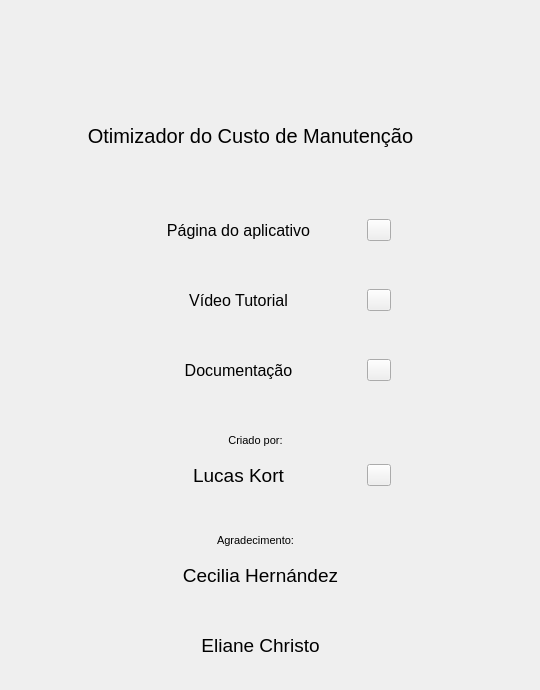
       <widget class="QWidget" name="tab">
        <attribute name="title">
         <string>Sobre</string>
        </attribute>
        <widget class="QLabel" name="label_18">
         <property name="geometry">
          <rect>
           <x>180</x>
           <y>30</y>
           <width>151</width>
           <height>61</height>
          </rect>
         </property>
         <property name="styleSheet">
          <string notr="true">border-image: url(:/icons/icons/ocm_icon_wth.png);</string>
         </property>
         <property name="text">
          <string/>
         </property>
        </widget>
        <widget class="QLabel" name="label_19">
         <property name="geometry">
          <rect>
           <x>-5</x>
           <y>90</y>
           <width>511</width>
           <height>91</height>
          </rect>
         </property>
         <property name="font">
          <font>
           <pointsize>15</pointsize>
          </font>
         </property>
         <property name="text">
          <string>Otimizador do Custo de Manutenção</string>
         </property>
         <property name="alignment">
          <set>Qt::AlignCenter</set>
         </property>
        </widget>
        <widget class="QLabel" name="label_20">
         <property name="geometry">
          <rect>
           <x>0</x>
           <y>420</y>
           <width>511</width>
           <height>41</height>
          </rect>
         </property>
         <property name="font">
          <font>
           <pointsize>8</pointsize>
          </font>
         </property>
         <property name="text">
          <string>Criado por:</string>
         </property>
         <property name="alignment">
          <set>Qt::AlignCenter</set>
         </property>
        </widget>
        <widget class="QWidget" name="layoutWidget">
         <property name="geometry">
          <rect>
           <x>-10</x>
           <y>210</y>
           <width>521</width>
           <height>41</height>
          </rect>
         </property>
         <layout class="QHBoxLayout" name="horizontalLayout_13">
          <property name="spacing">
           <number>0</number>
          </property>
          <item>
           <spacer name="horizontalSpacer_4">
            <property name="orientation">
             <enum>Qt::Horizontal</enum>
            </property>
            <property name="sizeType">
             <enum>QSizePolicy::Fixed</enum>
            </property>
            <property name="sizeHint" stdset="0">
             <size>
              <width>120</width>
              <height>20</height>
             </size>
            </property>
           </spacer>
          </item>
          <item>
           <widget class="QLabel" name="label_29">
            <property name="sizePolicy">
             <sizepolicy hsizetype="Minimum" vsizetype="Fixed">
              <horstretch>40</horstretch>
              <verstretch>0</verstretch>
             </sizepolicy>
            </property>
            <property name="minimumSize">
             <size>
              <width>0</width>
              <height>0</height>
             </size>
            </property>
            <property name="text">
             <string>&lt;html&gt;&lt;head/&gt;&lt;body&gt;&lt;p&gt;&lt;span style=&quot; font-size:12pt;&quot;&gt;Página do aplicativo&lt;/span&gt;&lt;/p&gt;&lt;/body&gt;&lt;/html&gt;</string>
            </property>
            <property name="alignment">
             <set>Qt::AlignCenter</set>
            </property>
           </widget>
          </item>
          <item>
           <widget class="QPushButton" name="link_to_github">
            <property name="sizePolicy">
             <sizepolicy hsizetype="Minimum" vsizetype="Fixed">
              <horstretch>3</horstretch>
              <verstretch>8</verstretch>
             </sizepolicy>
            </property>
            <property name="maximumSize">
             <size>
              <width>24</width>
              <height>16777215</height>
             </size>
            </property>
            <property name="styleSheet">
             <string notr="true">border-image: url(:/icons/icons/link_to_page.png);</string>
            </property>
            <property name="text">
             <string/>
            </property>
           </widget>
          </item>
          <item>
           <spacer name="horizontalSpacer_6">
            <property name="orientation">
             <enum>Qt::Horizontal</enum>
            </property>
            <property name="sizeType">
             <enum>QSizePolicy::Fixed</enum>
            </property>
            <property name="sizeHint" stdset="0">
             <size>
              <width>120</width>
              <height>20</height>
             </size>
            </property>
           </spacer>
          </item>
         </layout>
        </widget>
        <widget class="QWidget" name="layoutWidget_2">
         <property name="geometry">
          <rect>
           <x>-10</x>
           <y>280</y>
           <width>521</width>
           <height>41</height>
          </rect>
         </property>
         <layout class="QHBoxLayout" name="horizontalLayout_14">
          <property name="spacing">
           <number>0</number>
          </property>
          <item>
           <spacer name="horizontalSpacer_19">
            <property name="orientation">
             <enum>Qt::Horizontal</enum>
            </property>
            <property name="sizeType">
             <enum>QSizePolicy::Fixed</enum>
            </property>
            <property name="sizeHint" stdset="0">
             <size>
              <width>120</width>
              <height>20</height>
             </size>
            </property>
           </spacer>
          </item>
          <item>
           <widget class="QLabel" name="label_30">
            <property name="sizePolicy">
             <sizepolicy hsizetype="Minimum" vsizetype="Fixed">
              <horstretch>40</horstretch>
              <verstretch>0</verstretch>
             </sizepolicy>
            </property>
            <property name="minimumSize">
             <size>
              <width>0</width>
              <height>0</height>
             </size>
            </property>
            <property name="text">
             <string>&lt;html&gt;&lt;head/&gt;&lt;body&gt;&lt;p&gt;&lt;span style=&quot; font-size:12pt;&quot;&gt;Vídeo Tutorial&lt;/span&gt;&lt;/p&gt;&lt;/body&gt;&lt;/html&gt;</string>
            </property>
            <property name="alignment">
             <set>Qt::AlignCenter</set>
            </property>
           </widget>
          </item>
          <item>
           <widget class="QPushButton" name="link_to_ajuda_yt">
            <property name="sizePolicy">
             <sizepolicy hsizetype="Minimum" vsizetype="Fixed">
              <horstretch>3</horstretch>
              <verstretch>8</verstretch>
             </sizepolicy>
            </property>
            <property name="maximumSize">
             <size>
              <width>24</width>
              <height>16777215</height>
             </size>
            </property>
            <property name="styleSheet">
             <string notr="true">border-image: url(:/icons/icons/link_to_page.png);</string>
            </property>
            <property name="text">
             <string/>
            </property>
           </widget>
          </item>
          <item>
           <spacer name="horizontalSpacer_20">
            <property name="orientation">
             <enum>Qt::Horizontal</enum>
            </property>
            <property name="sizeType">
             <enum>QSizePolicy::Fixed</enum>
            </property>
            <property name="sizeHint" stdset="0">
             <size>
              <width>120</width>
              <height>20</height>
             </size>
            </property>
           </spacer>
          </item>
         </layout>
        </widget>
        <widget class="QWidget" name="layoutWidget_3">
         <property name="geometry">
          <rect>
           <x>-10</x>
           <y>350</y>
           <width>521</width>
           <height>41</height>
          </rect>
         </property>
         <layout class="QHBoxLayout" name="horizontalLayout_15">
          <property name="spacing">
           <number>0</number>
          </property>
          <item>
           <spacer name="horizontalSpacer_21">
            <property name="orientation">
             <enum>Qt::Horizontal</enum>
            </property>
            <property name="sizeType">
             <enum>QSizePolicy::Fixed</enum>
            </property>
            <property name="sizeHint" stdset="0">
             <size>
              <width>120</width>
              <height>20</height>
             </size>
            </property>
           </spacer>
          </item>
          <item>
           <widget class="QLabel" name="label_31">
            <property name="sizePolicy">
             <sizepolicy hsizetype="Minimum" vsizetype="Fixed">
              <horstretch>40</horstretch>
              <verstretch>0</verstretch>
             </sizepolicy>
            </property>
            <property name="minimumSize">
             <size>
              <width>0</width>
              <height>0</height>
             </size>
            </property>
            <property name="text">
             <string>&lt;html&gt;&lt;head/&gt;&lt;body&gt;&lt;p&gt;&lt;span style=&quot; font-size:12pt;&quot;&gt;Documentação&lt;/span&gt;&lt;/p&gt;&lt;/body&gt;&lt;/html&gt;</string>
            </property>
            <property name="alignment">
             <set>Qt::AlignCenter</set>
            </property>
           </widget>
          </item>
          <item>
           <widget class="QPushButton" name="link_to_doc">
            <property name="sizePolicy">
             <sizepolicy hsizetype="Minimum" vsizetype="Fixed">
              <horstretch>3</horstretch>
              <verstretch>8</verstretch>
             </sizepolicy>
            </property>
            <property name="maximumSize">
             <size>
              <width>24</width>
              <height>16777215</height>
             </size>
            </property>
            <property name="styleSheet">
             <string notr="true">border-image: url(:/icons/icons/link_to_page.png);</string>
            </property>
            <property name="text">
             <string/>
            </property>
           </widget>
          </item>
          <item>
           <spacer name="horizontalSpacer_22">
            <property name="orientation">
             <enum>Qt::Horizontal</enum>
            </property>
            <property name="sizeType">
             <enum>QSizePolicy::Fixed</enum>
            </property>
            <property name="sizeHint" stdset="0">
             <size>
              <width>120</width>
              <height>20</height>
             </size>
            </property>
           </spacer>
          </item>
         </layout>
        </widget>
        <widget class="QWidget" name="layoutWidget_4">
         <property name="geometry">
          <rect>
           <x>-10</x>
           <y>440</y>
           <width>531</width>
           <height>71</height>
          </rect>
         </property>
         <layout class="QHBoxLayout" name="horizontalLayout_16">
          <property name="spacing">
           <number>0</number>
          </property>
          <item>
           <spacer name="horizontalSpacer_23">
            <property name="orientation">
             <enum>Qt::Horizontal</enum>
            </property>
            <property name="sizeType">
             <enum>QSizePolicy::Fixed</enum>
            </property>
            <property name="sizeHint" stdset="0">
             <size>
              <width>120</width>
              <height>20</height>
             </size>
            </property>
           </spacer>
          </item>
          <item>
           <widget class="QLabel" name="label_32">
            <property name="sizePolicy">
             <sizepolicy hsizetype="Minimum" vsizetype="Fixed">
              <horstretch>40</horstretch>
              <verstretch>0</verstretch>
             </sizepolicy>
            </property>
            <property name="minimumSize">
             <size>
              <width>0</width>
              <height>0</height>
             </size>
            </property>
            <property name="maximumSize">
             <size>
              <width>239</width>
              <height>16777215</height>
             </size>
            </property>
            <property name="text">
             <string>&lt;html&gt;&lt;head/&gt;&lt;body&gt;&lt;p&gt;&lt;span style=&quot; font-size:14pt;&quot;&gt;Lucas Kort&lt;/span&gt;&lt;/p&gt;&lt;/body&gt;&lt;/html&gt;</string>
            </property>
            <property name="alignment">
             <set>Qt::AlignCenter</set>
            </property>
           </widget>
          </item>
          <item>
           <widget class="QPushButton" name="link_kort">
            <property name="sizePolicy">
             <sizepolicy hsizetype="Minimum" vsizetype="Fixed">
              <horstretch>3</horstretch>
              <verstretch>8</verstretch>
             </sizepolicy>
            </property>
            <property name="maximumSize">
             <size>
              <width>24</width>
              <height>16777215</height>
             </size>
            </property>
            <property name="styleSheet">
             <string notr="true">border-image: url(:/icons/icons/link_to_page.png);</string>
            </property>
            <property name="text">
             <string/>
            </property>
           </widget>
          </item>
          <item>
           <spacer name="horizontalSpacer_24">
            <property name="orientation">
             <enum>Qt::Horizontal</enum>
            </property>
            <property name="sizeType">
             <enum>QSizePolicy::Fixed</enum>
            </property>
            <property name="sizeHint" stdset="0">
             <size>
              <width>120</width>
              <height>20</height>
             </size>
            </property>
           </spacer>
          </item>
         </layout>
        </widget>
        <widget class="QWidget" name="layoutWidget_5">
         <property name="geometry">
          <rect>
           <x>0</x>
           <y>540</y>
           <width>521</width>
           <height>71</height>
          </rect>
         </property>
         <layout class="QHBoxLayout" name="horizontalLayout_17">
          <property name="spacing">
           <number>0</number>
          </property>
          <item>
           <spacer name="horizontalSpacer_25">
            <property name="orientation">
             <enum>Qt::Horizontal</enum>
            </property>
            <property name="sizeType">
             <enum>QSizePolicy::Fixed</enum>
            </property>
            <property name="sizeHint" stdset="0">
             <size>
              <width>120</width>
              <height>20</height>
             </size>
            </property>
           </spacer>
          </item>
          <item>
           <widget class="QLabel" name="label_33">
            <property name="sizePolicy">
             <sizepolicy hsizetype="Minimum" vsizetype="Fixed">
              <horstretch>40</horstretch>
              <verstretch>0</verstretch>
             </sizepolicy>
            </property>
            <property name="minimumSize">
             <size>
              <width>0</width>
              <height>0</height>
             </size>
            </property>
            <property name="maximumSize">
             <size>
              <width>239</width>
              <height>16777215</height>
             </size>
            </property>
            <property name="text">
             <string>&lt;html&gt;&lt;head/&gt;&lt;body&gt;&lt;p&gt;&lt;span style=&quot; font-size:14pt;&quot;&gt;Cecilia &lt;/span&gt;&lt;span style=&quot; font-family:'Calibri,sans-serif'; font-size:14pt;&quot;&gt;Hernández&lt;/span&gt;&lt;/p&gt;&lt;/body&gt;&lt;/html&gt;</string>
            </property>
            <property name="alignment">
             <set>Qt::AlignCenter</set>
            </property>
           </widget>
          </item>
          <item>
           <spacer name="horizontalSpacer_26">
            <property name="orientation">
             <enum>Qt::Horizontal</enum>
            </property>
            <property name="sizeType">
             <enum>QSizePolicy::Fixed</enum>
            </property>
            <property name="sizeHint" stdset="0">
             <size>
              <width>120</width>
              <height>20</height>
             </size>
            </property>
           </spacer>
          </item>
         </layout>
        </widget>
        <widget class="QWidget" name="layoutWidget_6">
         <property name="geometry">
          <rect>
           <x>0</x>
           <y>610</y>
           <width>521</width>
           <height>71</height>
          </rect>
         </property>
         <layout class="QHBoxLayout" name="horizontalLayout_23">
          <property name="spacing">
           <number>0</number>
          </property>
          <item>
           <spacer name="horizontalSpacer_27">
            <property name="orientation">
             <enum>Qt::Horizontal</enum>
            </property>
            <property name="sizeType">
             <enum>QSizePolicy::Fixed</enum>
            </property>
            <property name="sizeHint" stdset="0">
             <size>
              <width>120</width>
              <height>20</height>
             </size>
            </property>
           </spacer>
          </item>
          <item>
           <widget class="QLabel" name="label_34">
            <property name="sizePolicy">
             <sizepolicy hsizetype="Minimum" vsizetype="Fixed">
              <horstretch>40</horstretch>
              <verstretch>0</verstretch>
             </sizepolicy>
            </property>
            <property name="minimumSize">
             <size>
              <width>0</width>
              <height>0</height>
             </size>
            </property>
            <property name="maximumSize">
             <size>
              <width>239</width>
              <height>16777215</height>
             </size>
            </property>
            <property name="text">
             <string>&lt;html&gt;&lt;head/&gt;&lt;body&gt;&lt;p&gt;&lt;span style=&quot; font-size:14pt;&quot;&gt;Eliane Christo&lt;/span&gt;&lt;/p&gt;&lt;/body&gt;&lt;/html&gt;</string>
            </property>
            <property name="alignment">
             <set>Qt::AlignCenter</set>
            </property>
           </widget>
          </item>
          <item>
           <spacer name="horizontalSpacer_28">
            <property name="orientation">
             <enum>Qt::Horizontal</enum>
            </property>
            <property name="sizeType">
             <enum>QSizePolicy::Fixed</enum>
            </property>
            <property name="sizeHint" stdset="0">
             <size>
              <width>120</width>
              <height>20</height>
             </size>
            </property>
           </spacer>
          </item>
         </layout>
        </widget>
        <widget class="QLabel" name="label_21">
         <property name="geometry">
          <rect>
           <x>0</x>
           <y>520</y>
           <width>511</width>
           <height>41</height>
          </rect>
         </property>
         <property name="font">
          <font>
           <pointsize>8</pointsize>
          </font>
         </property>
         <property name="text">
          <string>Agradecimento:</string>
         </property>
         <property name="alignment">
          <set>Qt::AlignCenter</set>
         </property>
        </widget>
       </widget>
